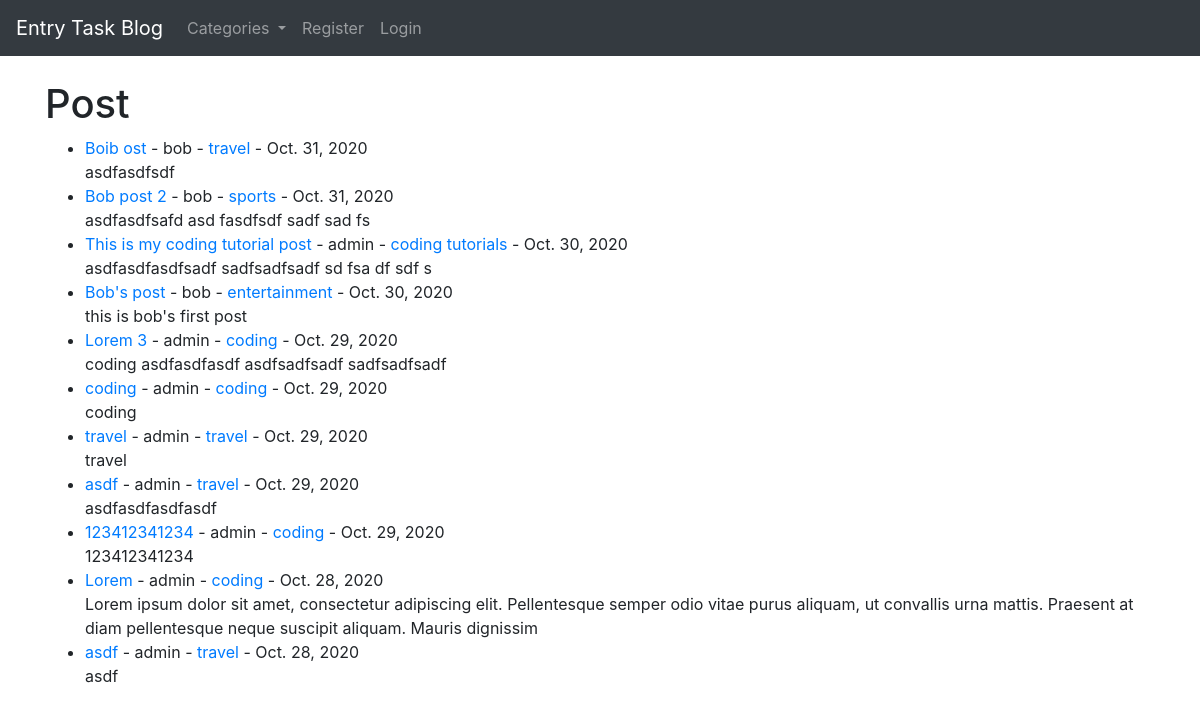
The page / on the database its author committed.
### blog/models.py (models this page shows, shortened)
class Post(models.Model):
    title = models.CharField(max_length=255)
    title_tag = models.CharField(max_length=255)
    author = models.ForeignKey(User, on_delete=models.CASCADE)
    body = models.TextField()
    date_posted = models.DateField(auto_now_add=True)
    category = models.CharField(max_length=255, default='coding')

### blog/views.py (the view)
# urls.py: path('', Home.as_view(), name='home'),
class Home(ListView):
    model = Post
    template_name = 'home.html'
    ordering = ['-date_posted']
    def get_context_data(self, *args,**kwargs):
        categories_menu = Category.objects.all()
        context = super(self.__class__, self).get_context_data(*args, **kwargs)
        context['categories_menu'] = categories_menu
        return context

### blog/models.py (called while the page is built)
    def __str__(self):
        return str(self.name)

### blog/templates/home.html (shortened to what this page needs)
{% extends 'base.html' %}
{% block content %}
<h1>Post</h1>
<ul>
    {% for post in object_list %}
        <li>
            <a href="{% url 'postdetailed' post.pk %}">{{ post.title }}</a> - {{ post.author }} -
            <a href="{% url 'category' post.category|slugify %}">{{ post.category }}</a> - {{ post.date_posted }}
            <br>
            {{ post.body|slice:":200" }}
        </li>
    {% endfor %}
</ul>
{% endblock %}

### rows shown on the page
Post: title "Boib ost", author "bob", category "travel", date_posted "Oct. 31, 2020", body "asdfasdfsdf"
Post: title "Bob post 2", author "bob", category "sports", date_posted "Oct. 31, 2020", body "asdfasdfsafd asd fasdfsdf sadf sad fs"
Post: title "This is my coding tutorial post", author "admin", category "coding tutorials", date_posted "Oct. 30, 2020", body "asdfasdfasdfsadf sadfsadfsadf sd fsa df sdf s"
Post: title "Bob's post", author "bob", category "entertainment", date_posted "Oct. 30, 2020", body "this is bob's first post"
Post: title "Lorem 3", author "admin", category "coding", date_posted "Oct. 29, 2020", body "coding asdfasdfasdf asdfsadfsadf sadfsadfsadf"
Post: title "coding", author "admin", category "coding", date_posted "Oct. 29, 2020", body "coding"
Post: title "travel", author "admin", category "travel", date_posted "Oct. 29, 2020", body "travel"
Post: title "asdf", author "admin", category "travel", date_posted "Oct. 29, 2020", body "asdfasdfasdfasdf"
Post: title "123412341234", author "admin", category "coding", date_posted "Oct. 29, 2020", body "123412341234"
Post: title "Lorem", author "admin", category "coding", date_posted "Oct. 28, 2020", body "Lorem ipsum dolor sit amet, consectetur adipiscing elit. Pellentesque semper odio vitae purus aliquam, ut convallis urna mattis. Praesent at diam pellentesque neque suscipit aliquam. Mauris dignissim"
Post: title "asdf", author "admin", category "travel", date_posted "Oct. 28, 2020", body "asdf"
